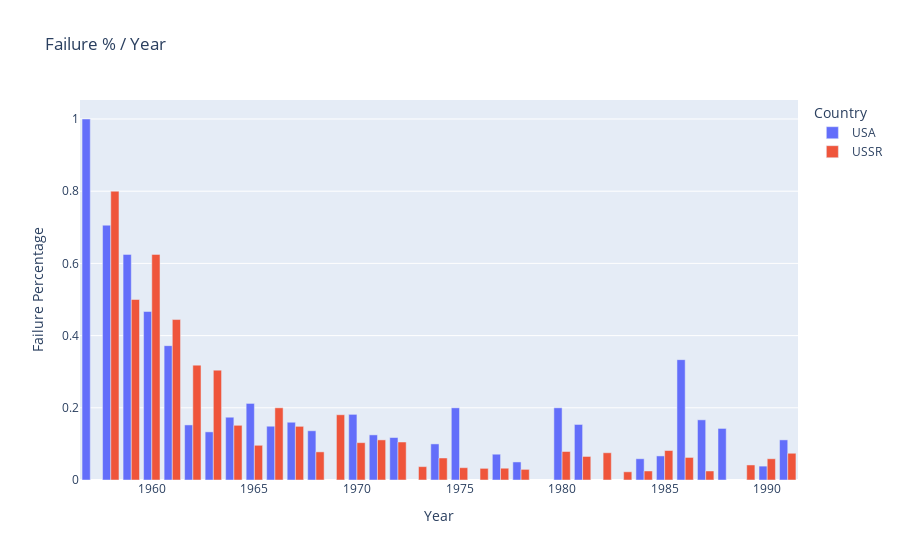

Write notebook code for a chart like this one.
### Code cell
px.bar(failures_percentage, x="Year", y="Failure Percentage", color="Country", barmode="group", title="Failure % / Year")

### Figure 1 — Plotly figure (JSON) as saved in the notebook; plotly's stock layout.template omitted (floating-point values rounded to 4 significant figures)
{"data": [{"alignmentgroup": "True", "hovertemplate": "Country=USA<br>Year=%{x}<br>Failure Percentage=%{y}<extra></extra>", "legendgroup": "USA", "marker": {"color": "#636efa", "pattern": {"shape": ""}}, "name": "USA", "offsetgroup": "USA", "orientation": "v", "showlegend": true, "textposition": "auto", "type": "bar", "x": [1957, 1958, 1959, 1960, 1961, 1962, 1963, 1964, 1965, 1966, 1967, 1968, 1969, 1970, 1971, 1972, 1973, 1974, 1975, 1976, 1977, 1978, 1979, 1980, 1981, 1982, 1983, 1984, 1985, 1986, 1987, 1988, 1989, 1990, 1991], "xaxis": "x", "y": [1, 0.7059, 0.625, 0.4667, 0.3721, 0.1525, 0.1333, 0.1739, 0.2121, 0.1489, 0.16, 0.1364, null, 0.1818, 0.125, 0.1176, null, 0.1, 0.2, null, 0.07143, 0.05, null, 0.2, 0.1538, null, null, 0.05882, 0.06667, 0.3333, 0.1667, 0.1429, null, 0.03846, 0.1111], "yaxis": "y"}, {"alignmentgroup": "True", "hovertemplate": "Country=USSR<br>Year=%{x}<br>Failure Percentage=%{y}<extra></extra>", "legendgroup": "USSR", "marker": {"color": "#EF553B", "pattern": {"shape": ""}}, "name": "USSR", "offsetgroup": "USSR", "orientation": "v", "showlegend": true, "textposition": "auto", "type": "bar", "x": [1957, 1958, 1959, 1960, 1961, 1962, 1963, 1964, 1965, 1966, 1967, 1968, 1969, 1970, 1971, 1972, 1973, 1974, 1975, 1976, 1977, 1978, 1979, 1980, 1981, 1982, 1983, 1984, 1985, 1986, 1987, 1988, 1989, 1990, 1991], "xaxis": "x", "y": [null, 0.8, 0.5, 0.625, 0.4444, 0.3182, 0.3043, 0.1515, 0.09615, 0.2, 0.1486, 0.07792, 0.1807, 0.1034, 0.1111, 0.1053, 0.03704, 0.06098, 0.03409, 0.03226, 0.03261, 0.02941, null, 0.07895, 0.06522, 0.07547, 0.02273, 0.025, 0.08163, 0.0625, 0.025, null, 0.04167, 0.05882, 0.07407], "yaxis": "y"}], "layout": {"barmode": "group", "legend": {"title": {"text": "Country"}, "tracegroupgap": 0}, "title": {"text": "Failure % / Year"}, "xaxis": {"anchor": "y", "domain": [0, 1], "title": {"text": "Year"}}, "yaxis": {"anchor": "x", "domain": [0, 1], "title": {"text": "Failure Percentage"}}}}
